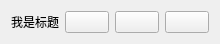
<?xml version="1.0" encoding="UTF-8"?>
<ui version="4.0">
 <class>CTitleBar</class>
 <widget class="QWidget" name="CTitleBar">
  <property name="geometry">
   <rect>
    <x>0</x>
    <y>0</y>
    <width>220</width>
    <height>42</height>
   </rect>
  </property>
  <property name="windowTitle">
   <string>Form</string>
  </property>
  <layout class="QGridLayout" name="gridLayout_2">
   <item row="0" column="0">
    <layout class="QGridLayout" name="gridLayout">
     <item row="0" column="4">
      <widget class="QPushButton" name="btnClose">
       <property name="text">
        <string/>
       </property>
       <property name="icon">
        <iconset resource="res.qrc">
         <normaloff>:/png/0 .png</normaloff>:/png/0 .png</iconset>
       </property>
      </widget>
     </item>
     <item row="0" column="0">
      <widget class="QLabel" name="label_title">
       <property name="text">
        <string>我是标题</string>
       </property>
      </widget>
     </item>
     <item row="0" column="2">
      <widget class="QPushButton" name="btnMin">
       <property name="text">
        <string/>
       </property>
       <property name="icon">
        <iconset resource="res.qrc">
         <normaloff>:/png/2.png</normaloff>:/png/2.png</iconset>
       </property>
      </widget>
     </item>
     <item row="0" column="3">
      <widget class="QPushButton" name="btnMax">
       <property name="text">
        <string/>
       </property>
       <property name="icon">
        <iconset resource="res.qrc">
         <normaloff>:/png/1.png</normaloff>:/png/1.png</iconset>
       </property>
      </widget>
     </item>
    </layout>
   </item>
  </layout>
 </widget>
 <resources>
  <include location="res.qrc"/>
 </resources>
 <connections/>
</ui>
